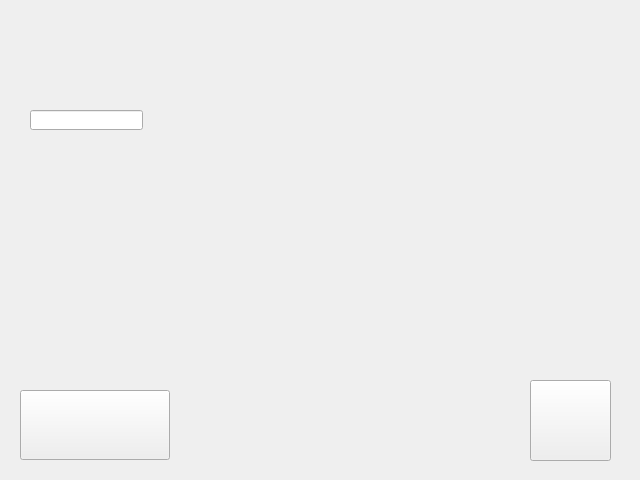
<?xml version="1.0" encoding="UTF-8"?>
<ui version="4.0">
 <class>Form</class>
 <widget class="QWidget" name="Form">
  <property name="geometry">
   <rect>
    <x>0</x>
    <y>0</y>
    <width>640</width>
    <height>480</height>
   </rect>
  </property>
  <property name="windowTitle">
   <string>Окно5: QLineEdit</string>
  </property>
  <widget class="QLineEdit" name="qLineEdit">
   <property name="geometry">
    <rect>
     <x>30</x>
     <y>110</y>
     <width>113</width>
     <height>20</height>
    </rect>
   </property>
  </widget>
  <widget class="QPushButton" name="qPushButtonBack5">
   <property name="geometry">
    <rect>
     <x>20</x>
     <y>390</y>
     <width>150</width>
     <height>70</height>
    </rect>
   </property>
   <property name="text">
    <string/>
   </property>
   <property name="icon">
    <iconset>
     <normaloff>../_MY_PICTURES/leftArrow.png</normaloff>../_MY_PICTURES/leftArrow.png</iconset>
   </property>
   <property name="iconSize">
    <size>
     <width>170</width>
     <height>170</height>
    </size>
   </property>
  </widget>
  <widget class="QPushButton" name="qPushButtonExit5">
   <property name="geometry">
    <rect>
     <x>530</x>
     <y>380</y>
     <width>81</width>
     <height>81</height>
    </rect>
   </property>
   <property name="text">
    <string/>
   </property>
   <property name="icon">
    <iconset>
     <normaloff>../_MY_PICTURES/exitLogo.png</normaloff>../_MY_PICTURES/exitLogo.png</iconset>
   </property>
   <property name="iconSize">
    <size>
     <width>70</width>
     <height>70</height>
    </size>
   </property>
  </widget>
 </widget>
 <resources/>
 <connections/>
</ui>
